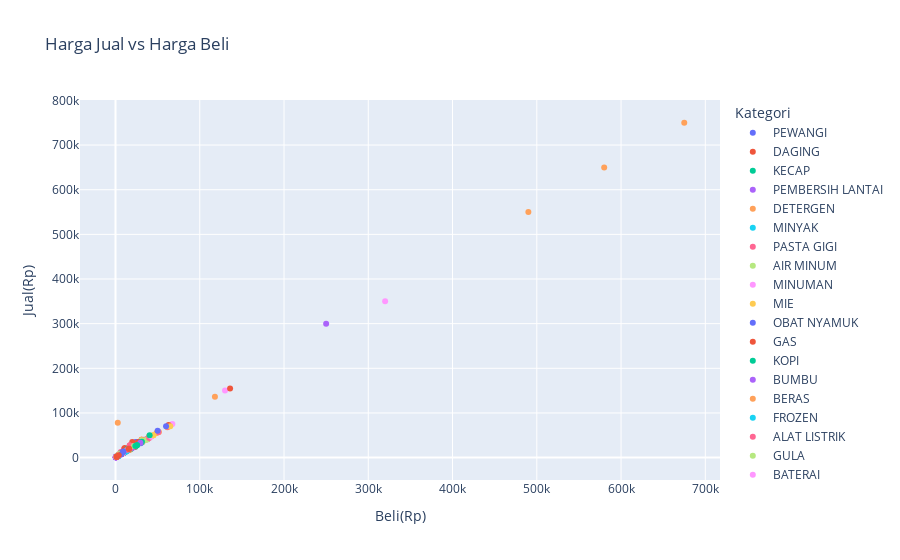

The code cell stored with this chart in its notebook:
### Markdown cell above
# Scatter Plot Harga Jual vs Harga Beli

### Code cell
fig = px.scatter(df, x='Beli(Rp)', y='Jual(Rp)', color='Kategori', 
                 hover_data=['Nama Barang'], title='Harga Jual vs Harga Beli')
fig.show()

### Figure 1 — Plotly figure (JSON) as saved in the notebook; plotly's stock layout.template omitted (floating-point values rounded to 4 significant figures)
{"data": [{"customdata": [["GLADE GANTUNG NOUNTAIN PINE 75+10GR"], ["KISPRAY SPRAYER FINE PERFUME GOLD 318ML"], ["GLADE GANTUNG FRESH AIR 75+10GR"], ["GLADE GANTUNG LAVENDER MIST 75+10GR"], ["DOWNY PASSION 230ML"], ["GLADE SPRAY OCEAN ESCAPE 350ML"], ["KISPRAY REFILL AMARIS 300ML"], ["DOWNY MYSTIQUE 230 ML"], ["KISPRAY SEGERIS 4X21ML"], ["DOWNY SUN FRESH 800 ML"], ["GLADE REFILL"], ["DOWNY SUN FRESH"], ["GLADE SPRAY LAVENDER 225ML"], ["BY FRESH SPRAY MORNIBG COFFEE 320ML"], ["GLADE SPRAY 350ML"], ["GLADE SPRAY PEONY BERRY BLIS 225ML"], ["GLADE SPRAY OCEAN ESCAPE 225ML"], ["DOWNY MYSTIQUE 7 PASSION 950 ML"], ["KISPRAY BLUIS 4X21ML"], ["DOWNY FLORAL PINK 780ML"], ["KISPRAY VIOLET 4X21ML"], ["ROYALE PEWANGI PINK SATIN 800ML"], ["MOLTO ALL IN 1 PURE SACHET 20ML "], ["REXONA DEODORAN INVISIBLE PLUS"], ["REXONA DEODORAN ACTIVE WHITE"], ["MOLTO PEWANGI FLORAL BLISS 820 ML"], ["MOLTO ALL IN 1 BLUE SACHET 20ML "], ["SO KLIN RAPIKA SOFT SAKURA 400GR"], ["MOLTO ALL IN 1 PINK SACHET 20ML "]], "hovertemplate": "Kategori=PEWANGI<br>Beli(Rp)=%{x}<br>Jual(Rp)=%{y}<br>Nama Barang=%{customdata[0]}<extra></extra>", "legendgroup": "PEWANGI", "marker": {"color": "#636efa", "symbol": "circle"}, "mode": "markers", "name": "PEWANGI", "orientation": "v", "showlegend": true, "type": "scatter", "x": [9600, 14900, 9600, 9600, 23900, 5000, 5500, 16900, 5500, 20900, 28900, 16900, 5000, 5000, 5000, 5000, 5000, 33900, 5500, 23000, 5500, 17900, 916.7, 10900, 10900, 11000, 916.7, 5000, 916.7], "xaxis": "x", "y": [11000, 17000, 11000, 11000, 35000, 7000, 7000, 19900, 7000, 29700, 32500, 19900, 7000, 7000, 7000, 7000, 7000, 39900, 7000, 29700, 7000, 25500, 1500, 18000, 18000, 12800, 1500, 7000, 1500], "yaxis": "y"}, {"customdata": [["SARDEN ABC KECIL"], ["SARDEN ABC TOMATO 425G"], ["SARDEN ABC BESAR SAUS CABAI 425G"]], "hovertemplate": "Kategori=DAGING<br>Beli(Rp)=%{x}<br>Jual(Rp)=%{y}<br>Nama Barang=%{customdata[0]}<extra></extra>", "legendgroup": "DAGING", "marker": {"color": "#EF553B", "symbol": "circle"}, "mode": "markers", "name": "DAGING", "orientation": "v", "showlegend": true, "type": "scatter", "x": [7500, 17400, 16500], "xaxis": "x", "y": [10000, 23000, 23000], "yaxis": "y"}, {"customdata": [["BANGO KECAP BOTOL 135ml"], ["BANGO KECAP MANIS PCH kecil ML"], ["INDOFOOD KECAP MANIS 135ML"], ["BANGO KECAP MANIS PCH 575/550ML"], ["SAORI TIRAM"], ["KECAP MANIS ABC 225 ML"], ["SAORI TERIYAKI"], ["CUKA DAPUR BELIBIS 150ML"], ["BANGO KECAP MANIS PCH 220ML"], ["ABC KECAP MANIS 520ML"]], "hovertemplate": "Kategori=KECAP<br>Beli(Rp)=%{x}<br>Jual(Rp)=%{y}<br>Nama Barang=%{customdata[0]}<extra></extra>", "legendgroup": "KECAP", "marker": {"color": "#00cc96", "symbol": "circle"}, "mode": "markers", "name": "KECAP", "orientation": "v", "showlegend": true, "type": "scatter", "x": [9570, 2000, 6500, 23705, 2300, 7925, 2300, 4500, 9900, 16400], "xaxis": "x", "y": [11000, 3000, 7500, 24500, 3000, 10000, 3000, 6000, 11000, 24500], "yaxis": "y"}, {"customdata": [["VIXAL HARUM SEGAR 780ML"], ["SO KLIN SEREH LANTAI 780ML"], ["SOS PEMBERSIH LANTAI ORANG SPLASH 750ML"], ["SO KLIN PINK SWEET LOVE LANTAI 780ML"], ["WIPOL LOMON 780ML"], ["YURI PORSTEK UNGU 1000ML"], ["HARPIC PEMBERSIH TOILET 450ML"], ["SO KLIN LANTAI LEMON PCH 780ML"], ["YURI PORSTEK BIRU 1000ML"], ["SUPER PELL LEMON 770ML"], ["SO KLIN LANTAI LAVENDER PCH 780ML"], ["SO KLIN LANTAI APEL PCH 780ML"], ["VIXAL GREEN 780"], ["SANITISE"], ["SUPER PELL APELL 770ML"], ["VIXAL ORANGE 780ML"], ["SOS PEMBERSIH LANTAI APPLE WONDER 750ML"]], "hovertemplate": "Kategori=PEMBERSIH LANTAI<br>Beli(Rp)=%{x}<br>Jual(Rp)=%{y}<br>Nama Barang=%{customdata[0]}<extra></extra>", "legendgroup": "PEMBERSIH LANTAI", "marker": {"color": "#ab63fa", "symbol": "circle"}, "mode": "markers", "name": "PEMBERSIH LANTAI", "orientation": "v", "showlegend": true, "type": "scatter", "x": [15290, 11000, 10000, 11000, 10000, 18500, 20000, 10000, 18500, 10500, 10000, 10000, 17700, 250000, 10500, 15290, 13000], "xaxis": "x", "y": [17000, 12500, 12500, 12500, 16000, 20700, 25000, 12500, 20700, 12500, 12500, 12500, 20000, 300000, 12500, 20000, 15000], "yaxis": "y"}, {"customdata": [["RINSO DETERGENT ANTI NODA 800GR"], ["DAIA DETERGEN VIOLET 1,8KG"], ["RINSO DETERGEN SACHET"], ["SO KLIN LIQUID SOFTERGENT 800ML"], ["SO KLIN BIOMATIC LIQ TOPLOAD PCH 800ML"], ["RINSO MATIC BUKAAN ATAS PCH 1.6L"], ["MAMA LEMON JERUK POUCH 780ML"], ["SO KLIN BIOMATIC LIQ FRONTLOAD PCH 800ML"], ["RINSO LIQUID SACHET"], ["RINSO MATIC BUKAAN DEPAN PCH 1.6L"], ["RINSO MOLTO ANTI NODA bubuk 770G Royal gold"], ["RINSO MOLTO ANTI NODA cair 750G Perfurme Essense"], ["DAIA DETERGEN VIOLET 850g"], ["DAIA DETERGEN LEMON 850g"], ["SO KLIN LIQUID 750ML"], ["YURI HANDSOAP STROBERI 375ML"], ["RINSO MOLTO ANTI NODA Bubuk 770G Classic Fresh"], ["DAIA DETERGEN PUTIH 1,8KG"], ["RINSO MOLTO ANTI NODA Bubuk 770G Perfurme Essense"], ["SO KLIN DETERGEN SMART COLOR 800G"], ["DAIA DETERGENT BUNGA 850G"], ["DAIA DETERGEN PINK 850g"], ["RINSO MOLTO ANTI NODA cair 750G Classic Fresh"], ["SO KLIN SOFTERGENT SACHET"], ["RINSO LIQUID 750ML"], ["DETERGEN GREEN WASH"], ["RINSO CAIR CLASSIC FRESH "], ["DAIA DETERGEN PUTIH 850G"], ["DAIA DETERGENT 1,8 KG"], ["SUNLIGHT JERUK NIPIS 755 ML"], ["DETERGENT GREEN WASH"], ["SO KLIN SMART DETERGENT+SOFTENER 800G"], ["YURI HANDSOAP LEMON 375ML"], ["RINSO MATIC BUKAAN ATAS PCH 800ML"], ["RINSO MOLTO ANTI NODA cair 750G Royal gold"], ["SO KLIN SMART DETERGENT WHITE 800G"], ["DAIA DETERGEN BUNGA 850g"], ["VANISH CAIR 425ML"], ["VANISH CAIR 750ML"], ["DAIA DETERGEN PINK 1,8KG"]], "hovertemplate": "Kategori=DETERGEN<br>Beli(Rp)=%{x}<br>Jual(Rp)=%{y}<br>Nama Barang=%{customdata[0]}<extra></extra>", "legendgroup": "DETERGEN", "marker": {"color": "#FFA15A", "symbol": "circle"}, "mode": "markers", "name": "DETERGEN", "orientation": "v", "showlegend": true, "type": "scatter", "x": [19580, 31000, 916, 15900, 18900, 39900, 13800, 22400, 838, 48690, 17000, 17000, 17000, 17000, 15800, 15400, 17000, 31000, 17000, 17725, 15250, 17000, 17000, 400, 18200, 36000, 16000, 17000, 31000, 13500, 32000, 15000, 15400, 18900, 17000, 17500, 17000, 17400, 31400, 31000], "xaxis": "x", "y": [21800, 39900, 1500, 18000, 21000, 48000, 16000, 25000, 1000, 55000, 20000, 20000, 18000, 18000, 18000, 17000, 20000, 39900, 20000, 19000, 18000, 18000, 20000, 1000, 19600, 40000, 19700, 18000, 39900, 15000, 35000, 20000, 17000, 24000, 20000, 20000, 18000, 23300, 35000, 39900], "yaxis": "y"}, {"customdata": [["MINYAK GRNG KUNCI MAS 2L"], ["ROSE BRAND MINYAK GORENG 2L"], ["MINYAK SANIA 2 LITER"], ["MINYAK GORENG SUNCO"], ["BLUEBAND CUP 250GR"], ["FILMA MINYAK GORENG 2 L"], ["BLUE BAND 200GR "], ["MINYAK DELIMA 1L"], ["KEJU CHEDDAR GOLG PROCHIZ 170GR "], ["BIMOLI KLASIK MINYAK GRG PCH 2 L"], ["MINYAK GORENG KUNCI MAS 2 LITER"], ["PALMIA MARGARIN"], ["MINYAK SANIA 1 LITER"], ["KEJU CHEDDAR KRAFT 165GR "]], "hovertemplate": "Kategori=MINYAK<br>Beli(Rp)=%{x}<br>Jual(Rp)=%{y}<br>Nama Barang=%{customdata[0]}<extra></extra>", "legendgroup": "MINYAK", "marker": {"color": "#19d3f3", "symbol": "circle"}, "mode": "markers", "name": "MINYAK", "orientation": "v", "showlegend": true, "type": "scatter", "x": [23300, 23300, 23000, 23500, 11165, 23000, 6175, 11500, 22000, 23300, 19900, 3800, 12000, 22000], "xaxis": "x", "y": [26000, 26000, 25500, 26000, 12500, 26500, 7500, 12500, 25000, 26000, 25500, 5500, 14000, 25000], "yaxis": "y"}, {"customdata": [["SENSODYNE COOL GEL 100 G"], ["SENSODYNE REPAIR 100 G"], ["PEPSODENT CHARCOAL 160G"], ["PEPSODENT PG WHITE FAMILY 225 G + 25G"], ["PASTA GIGI SIWAK HERBAL HPAI"], ["PEPSODENT SIWAK 150GR"], ["SENSODYNE 100 G"], ["PEPSODENT WHITENING 75 G"], ["CLOSE UP 65GR"], ["COLGATE PASTA GIGI 180GR"]], "hovertemplate": "Kategori=PASTA GIGI<br>Beli(Rp)=%{x}<br>Jual(Rp)=%{y}<br>Nama Barang=%{customdata[0]}<extra></extra>", "legendgroup": "PASTA GIGI", "marker": {"color": "#FF6692", "symbol": "circle"}, "mode": "markers", "name": "PASTA GIGI", "orientation": "v", "showlegend": true, "type": "scatter", "x": [37900, 37900, 10000, 12000, 17000, 6300, 37900, 7083, 5540, 5700], "xaxis": "x", "y": [41500, 41500, 19000, 15000, 20000, 12500, 41500, 8000, 7000, 10000], "yaxis": "y"}, {"customdata": [["UFIA GELAS 48PCS/1KARTON"], ["VIT GELAS IS 42"], ["UFIA BOTOL 600ML/1KARTON"], ["UFIA BOTOL 330ML 24PCS /1KARTON"], ["AQUA GELAS ISI 48/KARTON"], ["VIT GALON"], ["AJWA GALON"], ["UFIA GALON"], ["PRIMA AIR MINERAL 600ML 24PCS/1KARTON"], ["UFIA BOTOL 330ML PCS"], ["VIT AIR MINERAL 600ML"], ["AQUA GALON"], ["UFIA BOTOL 1500ML"], ["UFIA BOTOL 600ML"], ["AQUA BOTOL 330ML"], ["PRIMA AIR MINERAL 600ML"]], "hovertemplate": "Kategori=AIR MINUM<br>Beli(Rp)=%{x}<br>Jual(Rp)=%{y}<br>Nama Barang=%{customdata[0]}<extra></extra>", "legendgroup": "AIR MINUM", "marker": {"color": "#B6E880", "symbol": "circle"}, "mode": "markers", "name": "AIR MINUM", "orientation": "v", "showlegend": true, "type": "scatter", "x": [20000, 18500, 37000, 32000, 28500, 12500, 15000, 15000, 31000, 1333.0, 1458.0, 15500, 2917.0, 1542.0, 1458.0, 1292.0], "xaxis": "x", "y": [24000, 24000, 40000, 35000, 33000, 16000, 19000, 17500, 38000, 2000, 3000, 18500, 5000, 3000, 3000, 3000], "yaxis": "y"}, {"customdata": [["MADU 1 KG"], ["LARUTAN PENYEGAR KALENG RASA JERUK 320ML"], ["ULTRA MILK KACANG HIJAU 250ML"], ["TEH BOTOL KOTAK ORIGINAL 250ML"], ["MILO 3IN1 35GR"], ["MADU KOPI"], ["FRUI TEA BOTOL FREEZE 350ML"], ["FRUI TEA RASA APEL 230ML"], ["ENERGEN COKELAT 1 SACHET"], ["FRESTEA POUCH APEL 330ML"], ["FRUIT TEA GENGGAM FREEZE 200ML"], ["TEH BOTOL KOTAK ORIGINAL 330ML"], ["LARUTAN PENYEGAR KALENG RASA LECCI 320ML"], ["TEH RIO CUP 190ML"], ["COUNTRY CHOICE ORENGE 250ML"], ["COUNTRY CHOICE JAMBU 250ML"], ["S-TEE 350ML"], ["MADU KARET"], ["LARUTAN PENYEGAR BOTOL 200 ML"], ["LARUTAN PENYEGAR KALENG RASA MELON 320ML"], ["JELLY DRINK"], ["SARI KURMA TJ 250GR"], ["TEH BOTOL KOTAK LESS SUGAR 250ML"], ["BEAR BRAND STM 189ML"], ["BUAVITA"], ["ENERGEN VANILA 1 SACHET"], ["MADURASA"], ["LARUTAN PENYEGAR KALENG RASA JAMBU 320ML"], ["PULPY ORANGE"], ["FRUI TEA BLACK CURRENT 200ML"], ["SEREAL GO WELL"], ["MADU SETENGAH KG"], ["JAHE MERAH SACHET "], ["LARUTAN PENGEGAR BOTOL 500 ML"], ["FRUI TEA BOTOL BLACK CURRENT 350ML"], ["JAVANA TEH GULA BATU"], ["ENERGEN KACANG HIJAU 1 SACHET"], ["ULTRA MILK KACANG HIJAU 150ML"], ["SPRITE MINI 250ML"], ["FANTA MINI 250ML"], ["YAKULT"], ["POCARI SWEAT KALENG 330ML"]], "hovertemplate": "Kategori=MINUMAN<br>Beli(Rp)=%{x}<br>Jual(Rp)=%{y}<br>Nama Barang=%{customdata[0]}<extra></extra>", "legendgroup": "MINUMAN", "marker": {"color": "#FF97FF", "symbol": "circle"}, "mode": "markers", "name": "MINUMAN", "orientation": "v", "showlegend": true, "type": "scatter", "x": [320000, 5000, 3333, 2083.0, 3120, 67500, 2000, 2000, 2000, 2250, 2000, 4000, 5000, 800, 5000, 5000, 2083.0, 20000, 2400, 5000, 500, 20000, 4000, 8500, 5600, 2000, 12500, 5000, 4667.0, 2000, 1950, 130000, 2000, 5000, 2000, 2250, 2000, 2050, 2000, 2916, 1800, 4792.0], "xaxis": "x", "y": [350000, 6000, 4000, 4000, 4000, 75000, 3000, 3000, 3000, 3000, 3000, 4000, 6000, 1000, 6000, 6000, 4000, 21000, 3500, 6000, 1000, 23500, 5000, 10000, 7000, 3000, 15000, 6000, 5500, 3000, 3000, 150000, 2500, 7000, 3000, 4000, 3000, 3000, 3500, 3500, 2500, 6000], "yaxis": "y"}, {"customdata": [["MIE SEDAP KARI AYAM "], ["INDOMIE SOTO SPESIAL 75 GR"], ["MIE KERING CAP BURUNG DARA 140G"], ["MIE BIHUN JAGUNG PADAMU 350GR"], ["POP MIE CUP AYAM 75 GR"], ["INDOMIE AYAM BAWANG"], ["INDOMIE GORENG 85GR"], ["POP MIE CUP KARI AYAM 75 GR"], ["MIX INDOMIE REBUS"], ["POP MIE CUP BASO 75 GR"], ["INDOMIE GORENG RENDANG 91GR"], ["MIE TELUR CAP 3 AYAM"]], "hovertemplate": "Kategori=MIE<br>Beli(Rp)=%{x}<br>Jual(Rp)=%{y}<br>Nama Barang=%{customdata[0]}<extra></extra>", "legendgroup": "MIE", "marker": {"color": "#FECB52", "symbol": "circle"}, "mode": "markers", "name": "MIE", "orientation": "v", "showlegend": true, "type": "scatter", "x": [2250, 2294.0, 3000, 5000, 3922.0, 2431, 2470.0, 3922.0, 3000, 3922.0, 2470.0, 3430], "xaxis": "x", "y": [2700, 2500, 3500, 7000, 5000, 2500, 2500, 5000, 3500, 5000, 2700, 5000], "yaxis": "y"}, {"customdata": [["HIT SPRAY NYAMUK LILY BLOSSOM 415ML+35ML"], ["BAYGON NYAMUK LAVENDER BAKAR"], ["HIT SPRAY NYAMUK LILY BLOSSOM 600ML+75ML"], ["BAYGON NYAMUK 600ML PLUS 120ML"], ["BAYGON NYAMUK 600ML"], ["HIT KECIL 200ML"]], "hovertemplate": "Kategori=OBAT NYAMUK<br>Beli(Rp)=%{x}<br>Jual(Rp)=%{y}<br>Nama Barang=%{customdata[0]}<extra></extra>", "legendgroup": "OBAT NYAMUK", "marker": {"color": "#636efa", "symbol": "circle"}, "mode": "markers", "name": "OBAT NYAMUK", "orientation": "v", "showlegend": true, "type": "scatter", "x": [30000, 4000, 26500, 30000, 26500, 10000], "xaxis": "x", "y": [32000, 6000, 35000, 35000, 35000, 14000], "yaxis": "y"}, {"customdata": [["GAS 12KG"], ["GAS 3KG"], ["LILIN"], ["GAS 5.5KG"]], "hovertemplate": "Kategori=GAS<br>Beli(Rp)=%{x}<br>Jual(Rp)=%{y}<br>Nama Barang=%{customdata[0]}<extra></extra>", "legendgroup": "GAS", "marker": {"color": "#EF553B", "symbol": "circle"}, "mode": "markers", "name": "GAS", "orientation": "v", "showlegend": true, "type": "scatter", "x": [136000, 22000, 1000, 63000], "xaxis": "x", "y": [155000, 25000, 2000, 73000], "yaxis": "y"}, {"customdata": [["LUWAK WHITE KOPI TARIK MALAKA"], ["KOPI GOOD DAY"], ["KAPAL API FRESCO"], ["KOPI ABC SUSU"], ["KAPAL API KOPI SUSU RCG 10X31 G"], ["KOPI KOBUYA PREMIUM ROBUSTA 150GR"], ["KAPAL API SPC 10X25"], ["INDOCOFFE MIX "], ["KOPI GOOD  DAY FREEZE"]], "hovertemplate": "Kategori=KOPI<br>Beli(Rp)=%{x}<br>Jual(Rp)=%{y}<br>Nama Barang=%{customdata[0]}<extra></extra>", "legendgroup": "KOPI", "marker": {"color": "#00cc96", "symbol": "circle"}, "mode": "markers", "name": "KOPI", "orientation": "v", "showlegend": true, "type": "scatter", "x": [18599, 1040, 6575, 12000, 11275, 16000, 9950, 10000, 3000], "xaxis": "x", "y": [20000, 2000, 10000, 15000, 12600, 18000, 12000, 12500, 4000], "yaxis": "y"}, {"customdata": [["KARA SANTAN"], ["MASAKO AYAM 10 GR"], ["INDOFOOD BUMBU RACIK AYAM GORENG 26GR"], ["GARAM MEJA DAUN 250GR"], ["INDOFOOD BUMBU RACIK NASGOR XTRA PEDAS 20GR"], ["REFINA GARAM 500GR"], ["BUMBU RACIK TUMIS INDOFOOD 22 GR"], ["MICIN SASA 250 GR"], ["ROYCO SAPI"], ["REFINA GARAM 250G"], ["MASAKO SAPI 10 GR"], ["ROYCO AYAM"], ["BUMBU RACIK TEMPE"]], "hovertemplate": "Kategori=BUMBU<br>Beli(Rp)=%{x}<br>Jual(Rp)=%{y}<br>Nama Barang=%{customdata[0]}<extra></extra>", "legendgroup": "BUMBU", "marker": {"color": "#ab63fa", "symbol": "circle"}, "mode": "markers", "name": "BUMBU", "orientation": "v", "showlegend": true, "type": "scatter", "x": [2500, 4000, 1500, 4000, 1400, 7000, 1500, 9000, 500, 2700, 417, 500, 900], "xaxis": "x", "y": [3000, 5000, 2000, 5000, 2000, 8000, 2000, 10000, 1000, 5000, 1000, 1000, 1500], "yaxis": "y"}, {"customdata": [["BERAS JERUK 10KG"], ["BERAS JERUK 5KG"], ["BERAS PANDAN WANGI 50KG"], ["BERAS JERUK 50KG"], ["BERAS PANDAN WANGI 5KG"], ["BERAS RAMOS 50KG"], ["BERAS RAMOS 5KG"]], "hovertemplate": "Kategori=BERAS<br>Beli(Rp)=%{x}<br>Jual(Rp)=%{y}<br>Nama Barang=%{customdata[0]}<extra></extra>", "legendgroup": "BERAS", "marker": {"color": "#FFA15A", "symbol": "circle"}, "mode": "markers", "name": "BERAS", "orientation": "v", "showlegend": true, "type": "scatter", "x": [118000, 61500, 675000, 580000, 2700, 490000, 51500], "xaxis": "x", "y": [136000, 68000, 750000, 650000, 78000, 550000, 57500], "yaxis": "y"}, {"customdata": [["FRENCH FRIES 2000"]], "hovertemplate": "Kategori=FROZEN<br>Beli(Rp)=%{x}<br>Jual(Rp)=%{y}<br>Nama Barang=%{customdata[0]}<extra></extra>", "legendgroup": "FROZEN", "marker": {"color": "#19d3f3", "symbol": "circle"}, "mode": "markers", "name": "FROZEN", "orientation": "v", "showlegend": true, "type": "scatter", "x": [1733], "xaxis": "x", "y": [2500], "yaxis": "y"}, {"customdata": [["LAMPU PHILIP 6WATT"], ["LAMPU PHILIP 10WATT"], ["LAMPU PHILIP 12WATT"], ["LAMPU PHILIP  3WATT"]], "hovertemplate": "Kategori=ALAT LISTRIK<br>Beli(Rp)=%{x}<br>Jual(Rp)=%{y}<br>Nama Barang=%{customdata[0]}<extra></extra>", "legendgroup": "ALAT LISTRIK", "marker": {"color": "#FF6692", "symbol": "circle"}, "mode": "markers", "name": "ALAT LISTRIK", "orientation": "v", "showlegend": true, "type": "scatter", "x": [40000, 50850, 62100, 25000], "xaxis": "x", "y": [44000, 56500, 69000, 28000], "yaxis": "y"}, {"customdata": [["GULA ROSE BRAND 1KG"], ["GULAKU 1KG"], ["GULAKU 1/2 KG"], ["GULA PASIR PUTIH 1KG"]], "hovertemplate": "Kategori=GULA<br>Beli(Rp)=%{x}<br>Jual(Rp)=%{y}<br>Nama Barang=%{customdata[0]}<extra></extra>", "legendgroup": "GULA", "marker": {"color": "#B6E880", "symbol": "circle"}, "mode": "markers", "name": "GULA", "orientation": "v", "showlegend": true, "type": "scatter", "x": [16000, 12500, 6500, 17000], "xaxis": "x", "y": [19000, 14000, 9000, 19000], "yaxis": "y"}, {"customdata": [["BATERAI ABC ISI 7 BESAR"], ["BATERAI ALKALINE AAA"], ["BATERAI ABC ALKALINE ISI 7 AAA"]], "hovertemplate": "Kategori=BATERAI<br>Beli(Rp)=%{x}<br>Jual(Rp)=%{y}<br>Nama Barang=%{customdata[0]}<extra></extra>", "legendgroup": "BATERAI", "marker": {"color": "#FF97FF", "symbol": "circle"}, "mode": "markers", "name": "BATERAI", "orientation": "v", "showlegend": true, "type": "scatter", "x": [42500, null, 42500], "xaxis": "x", "y": [47000, null, 47000], "yaxis": "y"}, {"customdata": [["SWALLOW KAMPER PUTIH BULAT KECIL 150G"], ["SWALLOW KAMPER PUTIH 100G"], ["SWALLOW KAMPER WARNA 4X5 BOLA 200G"], ["K-LOR EKTRAK DAUN KELOR 60KAPSUL"], ["SARI KURMA TJ 250GR"], ["ANTANGIN SACHET 15ML"], ["MASKER JILBAB"], ["SWALLOW KAMPER 300G"], ["URIMAXS ASAM URAT HERBAL 60 KAPSUL"], ["HABASA GARLIC 60 KAPSUL"], ["TOLAK ANGIN SACHET 15ML"]], "hovertemplate": "Kategori=OBAT-OBATAN<br>Beli(Rp)=%{x}<br>Jual(Rp)=%{y}<br>Nama Barang=%{customdata[0]}<extra></extra>", "legendgroup": "OBAT-OBATAN", "marker": {"color": "#FECB52", "symbol": "circle"}, "mode": "markers", "name": "OBAT-OBATAN", "orientation": "v", "showlegend": true, "type": "scatter", "x": [11475, 7800, 20000, 45000, 21500, 2900, 20000, 23000, 65000, 45000, 2583], "xaxis": "x", "y": [16000, 9000, 25000, 50000, 23500, 3500, 25000, 30000, 70000, 50000, 3500], "yaxis": "y"}, {"customdata": [["AC UKURAN S/D 1PK"], ["AC UKURAN>1PK"]], "hovertemplate": "Kategori=JASA<br>Beli(Rp)=%{x}<br>Jual(Rp)=%{y}<br>Nama Barang=%{customdata[0]}<extra></extra>", "legendgroup": "JASA", "marker": {"color": "#636efa", "symbol": "circle"}, "mode": "markers", "name": "JASA", "orientation": "v", "showlegend": true, "type": "scatter", "x": [50000, 60000], "xaxis": "x", "y": [60000, 70000], "yaxis": "y"}, {"customdata": [["LIFEBUOY BAR SOAP LEMON FRESH 60GR"], ["SABUN LIFEBUOY MATCHA 75G"], ["DOVE SABUN CAIR DEEPLY NOURISHING 400 ML"], ["LIFEBUOY BAR SOAP KASTURI MUSK 110GR"], ["HAND SOAP S.O.S"], ["SABUN MADU"], ["SABUN CAIR LIFEBUOY TOTAL 10 450ML"], ["BIORE SABUN CAIR SCRUB 450ML"], ["LIFEBUOY BAR SOAP RED TOTAL 10 PROTECT 60GR"], ["SABUN CAIR LIFEBUOY LEMON FRESH 450ML"], ["SABUN CAIR DETTOL ORIGINAL 410GR"], ["SABUN DETTOL BAR"], ["SABUN CAIR LIFEBUOY MILD CARE 450ML"], ["BIORE SABUN CAIR LIVELY REFRESH 450ML"], ["SABUN CAIR BIORE"], ["BIORE SABUN CAIR SAKURA 450ML"], ["LUX CAIR 450ML"], ["LIFEBUOY BAR SOAP MACHA GREEN TEA 110GR"], ["LIFEBUOY BAR SOAP RED TOTAL 10 PROTECT 110GR"], ["SABUN LIFEBUOY MILD CARE 75G"], ["DOVE DEODORANT"], ["DETTOL BARSOAP PROFRESH TIMUN 105GR"], ["DETTOL BARSOAP PROFRESH CITRUS 105GR"], ["DOVE SABUN CAIR AQUA MOISTURE 400 ML"]], "hovertemplate": "Kategori=SABUN<br>Beli(Rp)=%{x}<br>Jual(Rp)=%{y}<br>Nama Barang=%{customdata[0]}<extra></extra>", "legendgroup": "SABUN", "marker": {"color": "#EF553B", "symbol": "circle"}, "mode": "markers", "name": "SABUN", "orientation": "v", "showlegend": true, "type": "scatter", "x": [2200, 2300, 26925, 2200, 9000, 17000, 23000, 19000, 2200, 23000, 19900, 8400, 23000, 19000, 17500, 19000, 19000, 2200, 2200, 2300, 10900, 7000, 7000, 26925], "xaxis": "x", "y": [2500, 3000, 34200, 2500, 10000, 20000, 25000, 26000, 2500, 25000, 35000, 9000, 25000, 26000, 27500, 26000, 26000, 2500, 2500, 3000, 21400, 8000, 8000, 34200], "yaxis": "y"}, {"customdata": [["SOFTEX DAUN SIRIH 23CM"], ["MAMIPOKO S"], ["MAMIPOKO M"], ["MAMIPOKO XL"], ["SWEETY S"], ["SWEETY M"], ["SWEETY XL 6X"]], "hovertemplate": "Kategori=POPOK<br>Beli(Rp)=%{x}<br>Jual(Rp)=%{y}<br>Nama Barang=%{customdata[0]}<extra></extra>", "legendgroup": "POPOK", "marker": {"color": "#00cc96", "symbol": "circle"}, "mode": "markers", "name": "POPOK", "orientation": "v", "showlegend": true, "type": "scatter", "x": [12600, 2000, 31400, 2000, 29900, 40500, 14300], "xaxis": "x", "y": [14000, 3000, 35400, 3000, 33900, 50000, 20000], "yaxis": "y"}, {"customdata": [["TARO 65 GRAM"], ["KACANG ROSTA"], ["BENG BENG"], ["MIE KREMES SHORR"], ["ZUPER"], ["BISKUIT ROMA KELAPA"], ["TOP DELFI CHOCO"], ["ASW DELUX MONDE"], ["BISVIT"], ["KACANG TELOR"], ["CHOCOLATOS BSAR"], ["KACANG GARUDA "], ["OREO BISKUIT"], ["SERES"], ["NABATI NEXTAR "], ["SUKRO/KACANG GARUDA"], ["OREO BOLU"], ["CHEETOS"], ["KACANG DUA KELINCI"], ["SO TANGO"], ["TANGO/NABATI WAFER"], ["BISKUAT BOLU"], ["TANGO KECIL"], ["POTABE"], ["RENGGINANG"], ["GOOD TIME"], ["GERRY SALUUT "], ["NABATI WAFER"], ["DELFI CUSTAS"], ["AGER SWALLOW"], ["SOSIS SO NICE"], ["CHOCOLATOS"], ["CHOCOLATOS KECIL"], ["NABATI RECHEES"], ["KACANG ROSTA KECIL"], ["CITATO"], ["OZLO"], ["KRAFT QUICK MELT 165GR"], ["CHITATO RASA SAPI PANGGANG"], ["SUKRO GARUDA BSAR"], ["GENJI & SERENA BISKUIT"], ["OREO MINI"], ["BUSKUIT ROMA MALKIS"], ["MIE ENAK"], ["LEMONIA"], ["LAYS"]], "hovertemplate": "Kategori=SNACK<br>Beli(Rp)=%{x}<br>Jual(Rp)=%{y}<br>Nama Barang=%{customdata[0]}<extra></extra>", "legendgroup": "SNACK", "marker": {"color": "#ab63fa", "symbol": "circle"}, "mode": "markers", "name": "SNACK", "orientation": "v", "showlegend": true, "type": "scatter", "x": [5266, 1800, 1350, 404, 300, 8000, 916.7, 7500, 1800, 900, 900, 11000, 1333, 9500, 1800, 900, 1833, 900, 13500, 1833, 1800, 1375, 425, 500, 20000, 900, 3000, 300, 18900, 3333, 750, 900, 437, 300, 450, 900, 1833, 29500, 8800, 1700, 9000, 1800, 4950, 850, 7500, 1630], "xaxis": "x", "y": [6000, 2500, 2000, 750, 1000, 10000, 1500, 8500, 2500, 1500, 1500, 12500, 2000, 10500, 2500, 1500, 2500, 1500, 15000, 2500, 2500, 2000, 1000, 1000, 22000, 2000, 4000, 1000, 23000, 5000, 1000, 1500, 750, 1000, 1000, 1500, 2500, 33000, 10000, 2000, 10000, 2500, 5500, 1500, 9000, 2000], "yaxis": "y"}, {"customdata": [["SIKAT CUCI ETERNA"], ["SIKAT GIGI FORMULA TRENDY"]], "hovertemplate": "Kategori=SIKAT GIGI<br>Beli(Rp)=%{x}<br>Jual(Rp)=%{y}<br>Nama Barang=%{customdata[0]}<extra></extra>", "legendgroup": "SIKAT GIGI", "marker": {"color": "#FFA15A", "symbol": "circle"}, "mode": "markers", "name": "SIKAT GIGI", "orientation": "v", "showlegend": true, "type": "scatter", "x": [5000, 9300], "xaxis": "x", "y": [6000, 12000], "yaxis": "y"}, {"customdata": [["ROTI MYROTI SOBEK COKLAT - STRAWBERRY"], ["SANWICH MYROTI COKLAT KACANG"], ["ROTI MYROTI SOBEK COKLAT"], ["SANWICH MYROTI FUNWARI MANGGA CHEESE"], ["ROTI MYROTI ISI KRIM SUSU"], ["ROTI MAYROTI SANWICH COKLAT"], ["ROTI MYROTI SANWICH ISI BOLOGNESE PEDAS"], ["ROTI MYROTI MYROTI ISI COKLAT"], ["SANWICH MYROTI FUNWARI MANGGA SUSU"], ["ROTI MYROTI TAWAR FUNWARI"], ["SANWICH MYROTI FUNWARI MANGGA COKLAT"], ["ROTI MYROTI SOBEK COKLAT - KEJU"], ["ROTI MYROTI TAWAR STANDAR"], ["ROTIMYROTI  SANWICH ISI COKLAT BATANG"], ["ROTI MYROTI ISI CUSTARD"], ["SANWICH MYROTI FUNWARI PISANG SUSU"], ["SANWICH MYROTI FUNWARI COKLAT CARAMEL"], ["ROTI MYROTI ISI KACANG MERAH"], ["ROTI MYROTI ISI STRAWBERRY"], ["ROTI MYROTI SOBEK COKLAT - SUSU"], ["ROTI MAYROTI SOBEK COKLAT - NANAS - APEL"], ["SANWICH MYROTI FUNWARI COKLAT STRAWBERRY"], ["ROTI MYROTI SANWICH CUSTARD"], ["SANWICH MYROTI FUNWARI COKLAT PISANG"], ["ROTI MYROTI TAWAR FANWARI GANDUM"], ["ROTI MYROTI SANWICH ISI CRAB MAYO PEDAS"], ["ROTI MYROTI TAWAR KUPAS"], ["ROTI MYROTI SANWICH ISI TUNA MAYO SPICY"]], "hovertemplate": "Kategori=ROTI<br>Beli(Rp)=%{x}<br>Jual(Rp)=%{y}<br>Nama Barang=%{customdata[0]}<extra></extra>", "legendgroup": "ROTI", "marker": {"color": "#19d3f3", "symbol": "circle"}, "mode": "markers", "name": "ROTI", "orientation": "v", "showlegend": true, "type": "scatter", "x": [12320, 4400, 12320, 4400, 3080, 3960, 4840, 3080, 4400, 11000, 4400, 12320, 10560, 4400, 3080, 4400, 4400, 4400, 3080, 12320, 12320, 4400, 3960, 4400, 13640, 4840, 12320, 4840], "xaxis": "x", "y": [14000, 5000, 14000, 5000, 3500, 4500, 5500, 3500, 5000, 12500, 5000, 14000, 12000, 5000, 3500, 5000, 5000, 5000, 3500, 14000, 14000, 5000, 4500, 5000, 15500, 5500, 14000, 5500], "yaxis": "y"}, {"customdata": [["HEAD&SHOULDERS SUPREME - SUPREME 135ML"], ["SHAMPO LIFEBOUY BOTOL KECIL"], ["HEAD&SHOULDERS SUPREME - SELEMBUT SUTRA 135ML"], ["EMERON  HIJAU ALOE VERA 170ML"], ["SUNSILK BLACK SHINE 170ML"], ["SHAMPO LIFEBOUY"], ["SAMPO CLEAR ICE COOL MENTHOL 160ML"], ["SAMPO CLEAR COMPLETE SOFT CARE 320ML"], ["SUNSILK SOFT & SMOOTH 170ML"], ["PANTENE HIJAB AD 135"], ["PANTENE ANTI RONTOK 135ML"], ["PANTENE ANTI KETOMBE 135ML"]], "hovertemplate": "Kategori=SHAMPO<br>Beli(Rp)=%{x}<br>Jual(Rp)=%{y}<br>Nama Barang=%{customdata[0]}<extra></extra>", "legendgroup": "SHAMPO", "marker": {"color": "#FF6692", "symbol": "circle"}, "mode": "markers", "name": "SHAMPO", "orientation": "v", "showlegend": true, "type": "scatter", "x": [19900, 17000, 19900, 14000, 17000, 23900, 16900, 16900, 17000, 16800, 16900, 16900], "xaxis": "x", "y": [26000, 23000, 26000, 17500, 21000, 26500, 26900, 26900, 21000, 22500, 22500, 22500], "yaxis": "y"}, {"customdata": [["SAMBAL BU SANDRA"], ["ABC SAOS TOMAT 135ML"], ["ABC SAMBAL ASLI 135ML"]], "hovertemplate": "Kategori=SAMBAL<br>Beli(Rp)=%{x}<br>Jual(Rp)=%{y}<br>Nama Barang=%{customdata[0]}<extra></extra>", "legendgroup": "SAMBAL", "marker": {"color": "#B6E880", "symbol": "circle"}, "mode": "markers", "name": "SAMBAL", "orientation": "v", "showlegend": true, "type": "scatter", "x": [22000, 4620, 4620], "xaxis": "x", "y": [26000, 6500, 8000], "yaxis": "y"}, {"customdata": [["TEH CELUP SOSRO ISI 30"], ["SARIWANGI POTBAG 4.5x20gr"], ["SARIWANGI TEH ASLI 25'SX1.85G"]], "hovertemplate": "Kategori=TEH<br>Beli(Rp)=%{x}<br>Jual(Rp)=%{y}<br>Nama Barang=%{customdata[0]}<extra></extra>", "legendgroup": "TEH", "marker": {"color": "#FF97FF", "symbol": "circle"}, "mode": "markers", "name": "TEH", "orientation": "v", "showlegend": true, "type": "scatter", "x": [5000, 8580, 5280], "xaxis": "x", "y": [6500, 9600, 5900], "yaxis": "y"}, {"customdata": [["MITU TISU BASAH BABY BLOOMING CHERRY 20SHT"], ["TISU TOILET"], ["TISU SAKU"], ["TISU PASEO"], ["TISUE BASAH PASEO 50 SHEETS"]], "hovertemplate": "Kategori=TISU<br>Beli(Rp)=%{x}<br>Jual(Rp)=%{y}<br>Nama Barang=%{customdata[0]}<extra></extra>", "legendgroup": "TISU", "marker": {"color": "#FECB52", "symbol": "circle"}, "mode": "markers", "name": "TISU", "orientation": "v", "showlegend": true, "type": "scatter", "x": [8200, 3000, 1000, 8500, 7800], "xaxis": "x", "y": [10000, 5000, 1500, 12000, 11000], "yaxis": "y"}, {"customdata": [["TEPUNG KETAN HITAM 250GR"], ["SEGITIGA BIRU TERIGU SERBA GUNA 500GR"], ["TEPUNG BERAS ROSE BRAND 1/2KG"], ["KUNCI BIRU TERIGU 1KG"]], "hovertemplate": "Kategori=TEPUNG<br>Beli(Rp)=%{x}<br>Jual(Rp)=%{y}<br>Nama Barang=%{customdata[0]}<extra></extra>", "legendgroup": "TEPUNG", "marker": {"color": "#636efa", "symbol": "circle"}, "mode": "markers", "name": "TEPUNG", "orientation": "v", "showlegend": true, "type": "scatter", "x": [9200, 9200, 6900, 8800], "xaxis": "x", "y": [13000, 13000, 7500, 13000], "yaxis": "y"}, {"customdata": [["SUSU BENDERA COKELAT 1 KALENG 370GR"], ["ULTRA SUSU SLIM CHOCO 250 ML"], ["INDOMILK KENTAL MANIS 1 SACHET 37GR"], ["ULTRA MILK PLAIN 1L"], ["ULTRA MILK CHOCOLATE 1LT"], ["SUSU BENDERA COKELAT 1 SACHET 40GR"]], "hovertemplate": "Kategori=SUSU<br>Beli(Rp)=%{x}<br>Jual(Rp)=%{y}<br>Nama Barang=%{customdata[0]}<extra></extra>", "legendgroup": "SUSU", "marker": {"color": "#EF553B", "symbol": "circle"}, "mode": "markers", "name": "SUSU", "orientation": "v", "showlegend": true, "type": "scatter", "x": [1500, 3833, 1500, 16000, 16000, 1500], "xaxis": "x", "y": [2000, 5000, 2000, 19900, 19900, 2000], "yaxis": "y"}, {"customdata": [["TELOR AYAM KAMPUNG 1KG"], ["TELOR AYAM NEGERI 1KG"], ["TELOR AYAM OMEGA-3 1KG"]], "hovertemplate": "Kategori=TELOR<br>Beli(Rp)=%{x}<br>Jual(Rp)=%{y}<br>Nama Barang=%{customdata[0]}<extra></extra>", "legendgroup": "TELOR", "marker": {"color": "#00cc96", "symbol": "circle"}, "mode": "markers", "name": "TELOR", "orientation": "v", "showlegend": true, "type": "scatter", "x": [25500, 23500, 25500], "xaxis": "x", "y": [27500, 26000, 27500], "yaxis": "y"}], "layout": {"legend": {"title": {"text": "Kategori"}, "tracegroupgap": 0}, "title": {"text": "Harga Jual vs Harga Beli"}, "xaxis": {"anchor": "y", "domain": [0, 1], "title": {"text": "Beli(Rp)"}}, "yaxis": {"anchor": "x", "domain": [0, 1], "title": {"text": "Jual(Rp)"}}}}
